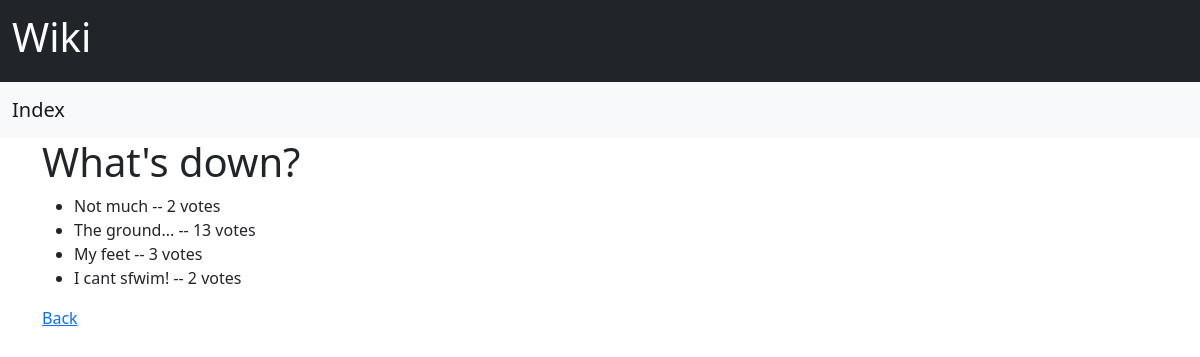
The app's page /polls/1/results/, older data.
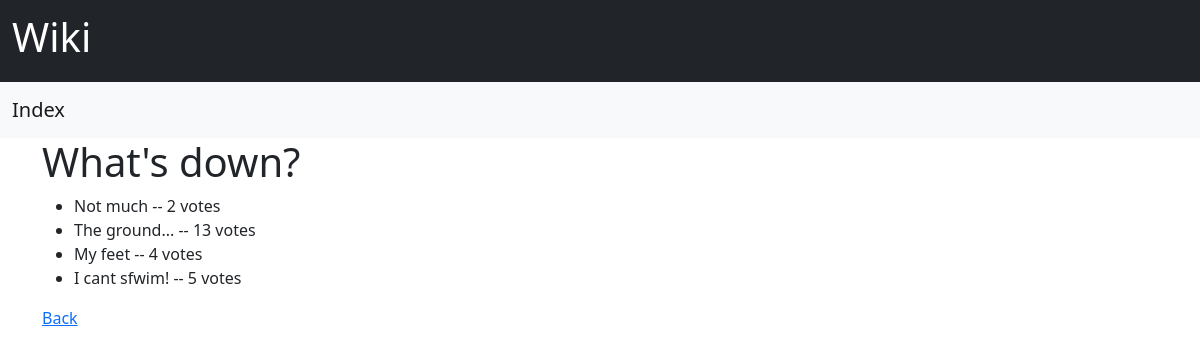
The same page, newer data.
### polls/models.py (models this page shows, shortened)
class Choice(models.Model):
    question = models.ForeignKey(Question, on_delete=models.CASCADE)
    choice_text = models.CharField(max_length=200)
    votes = models.IntegerField(default=0)

### polls/views.py (the view)
# urls.py: path("<int:pk>/results/", views.ResultsView.as_view(), name="results"),
class ResultsView(generic.DetailView):
    model = Question
    template_name = "polls/results.html"

### polls/templates/polls/results.html (shortened to what this page needs)
{% extends 'polls/base.html' %}
{% block results %}
    <h1>{{ question.question_text }}</h1>
    <ul class="pollResultsContainer">
        {% for choice in question.choice_set.all %}
            <li>{{ choice.choice_text }} -- {{ choice.votes }} vote{{ choice.votes|pluralize }}</li>
        {% endfor %}
    </ul>
<a href="{% url 'polls:detail' question.id %}">Back</a>
{% endblock results %}

Row changes from the older to the newer data that the page shows:
changed Choice "My feet": votes "3" → "4"
changed Choice "I cant sfwim!": votes "2" → "5"
